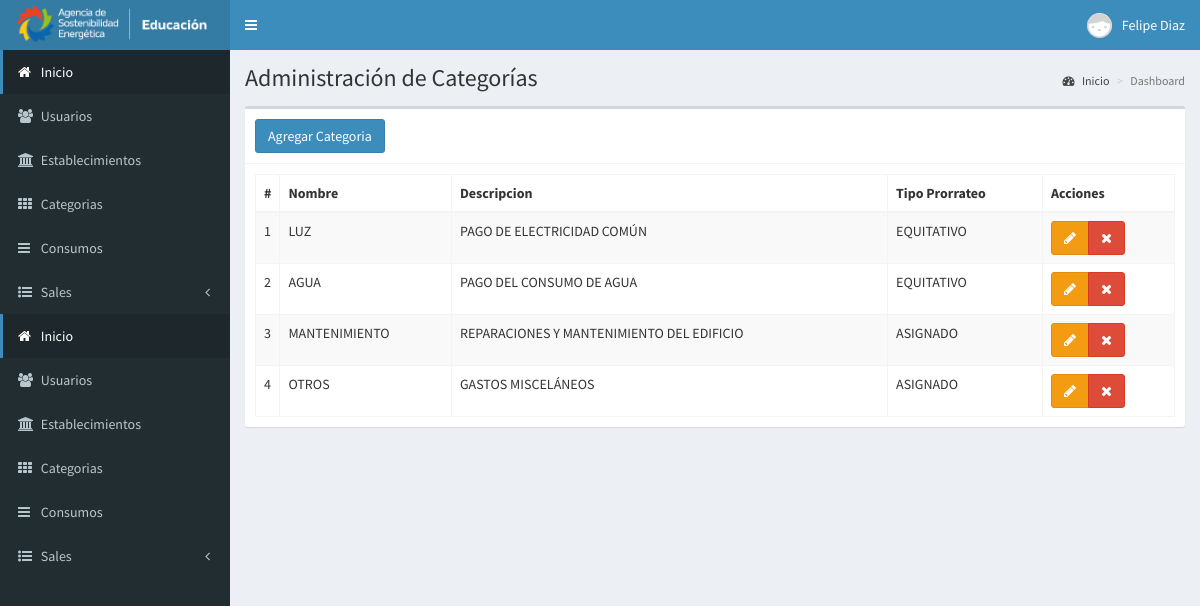
The app's page /categories (signed in) with its own data.
### tables this page shows
CREATE TABLE `categories` (
  `id` int(11) NOT NULL,
  `name` varchar(50) NOT NULL,
  `description` varchar(255) NOT NULL,
  `prorateo_type` enum('Equitativo','Asignado') NOT NULL,
  `created_at` timestamp NOT NULL DEFAULT current_timestamp()
);

### controllers/template.controller.php (called while the page is built)
<?php
class ControllerTemplate{
	static public function ctrTemplate(){
		include "views/template.php";
	}
}

### index.php (called while the page is built, shortened)
<?php
require_once "controllers/template.controller.php";
require_once "controllers/users.controller.php";
require_once "controllers/categories.controller.php";
require_once "controllers/sales.controller.php";
require_once "models/categories.model.php";
$template = new ControllerTemplate();
$template -> ctrTemplate();

### controllers/categories.controller.php (called while the page is built, shortened)
<?php
 class ControllerCategories{
	static public function ctrShowCategories($item, $value){
		$table = "categories";
		$answer = CategoriesModel::mdlShowCategories($table, $item, $value);
		return $answer;
	}
}

### models/connection.php (called while the page is built)
<?php
class Connection{
	public function connect(){
		$link = new PDO("mysql:host=localhost;port=3306;dbname=pos-english", "root", "");
		$link -> exec("set names utf8");
		return $link;
	}
}

### models/categories.model.php (called while the page is built, shortened)
<?php
require_once "connection.php";
class CategoriesModel{
	static public function mdlShowCategories($table, $item, $value){
		if($item != null){
			$stmt = (new Connection)->connect()->prepare("SELECT * FROM $table WHERE $item = :$item");
			$stmt -> bindParam(":".$item, $value, PDO::PARAM_STR);
			$stmt -> execute();
			return $stmt -> fetch();
		}
		else{
			$stmt = (new Connection)->connect()->prepare("SELECT * FROM $table");
			$stmt -> execute();
			return $stmt -> fetchAll();
		}
	}
}

### views/modules/categories.php (the view, shortened to what this page needs)
<div class="content-wrapper">
  <section class="content-header">
    <h1>
      Administración de Categorías
    </h1>
    <ol class="breadcrumb">
      <li><a href="home"><i class="fa fa-dashboard"></i> Inicio</a></li>
      <li class="active">Dashboard</li>
    </ol>
  </section>
  <section class="content">
    <div class="box">
      <div class="box-header with-border">
        <button class="btn btn-primary" data-toggle="modal" data-target="#addCategories">Agregar Categoria</button>
      </div>
      <div class="box-body">
        <table class="table table-bordered table-striped dt-responsive tables" width="100%">
          <thead>
           <tr>
             <th style="width:10px">#</th>
             <th>Nombre</th>
             <th>Descripcion</th>
             <th>Tipo Prorrateo</th>
             <th>Acciones</th>
           </tr>
          </thead>
          <tbody>
            <?php
              $item = null;
              $value = null;
              $categories = ControllerCategories::ctrShowCategories($item, $value);
              foreach ($categories as $key => $value) {
                echo '<tr>
                        <td>'.($key+1).'</td>
                        <td class="text-uppercase">'.$value['name'].'</td>
                        <td class="text-uppercase">'.$value['description'].'</td>
                        <td class="text-uppercase">'.$value['prorateo_type'].'</td>
                        <td>
                          <div class="btn-group">
                            <button class="btn btn-warning btnEditCategory" idCategory="'.$value["id"].'" data-toggle="modal" data-target="#editCategories"><i class="fa fa-pencil"></i></button>
                            <button class="btn btn-danger btnDeleteCategory" idCategory="'.$value["id"].'"><i class="fa fa-times"></i></button>
                          </div>
                        </td>
                      </tr>';
              }
            ?>
          </tbody>
        </table>
      </div>
    </div>
  </section>
</div>

### records on screen
categories: name "LUZ", description "PAGO DE ELECTRICIDAD COMÚN", prorateo_type "EQUITATIVO"
categories: name "AGUA", description "PAGO DEL CONSUMO DE AGUA", prorateo_type "EQUITATIVO"
categories: name "MANTENIMIENTO", description "REPARACIONES Y MANTENIMIENTO DEL EDIFICIO", prorateo_type "ASIGNADO"
categories: name "OTROS", description "GASTOS MISCELÁNEOS", prorateo_type "ASIGNADO"

### other values on screen
$_SESSION["name"] "Felipe Diaz"
